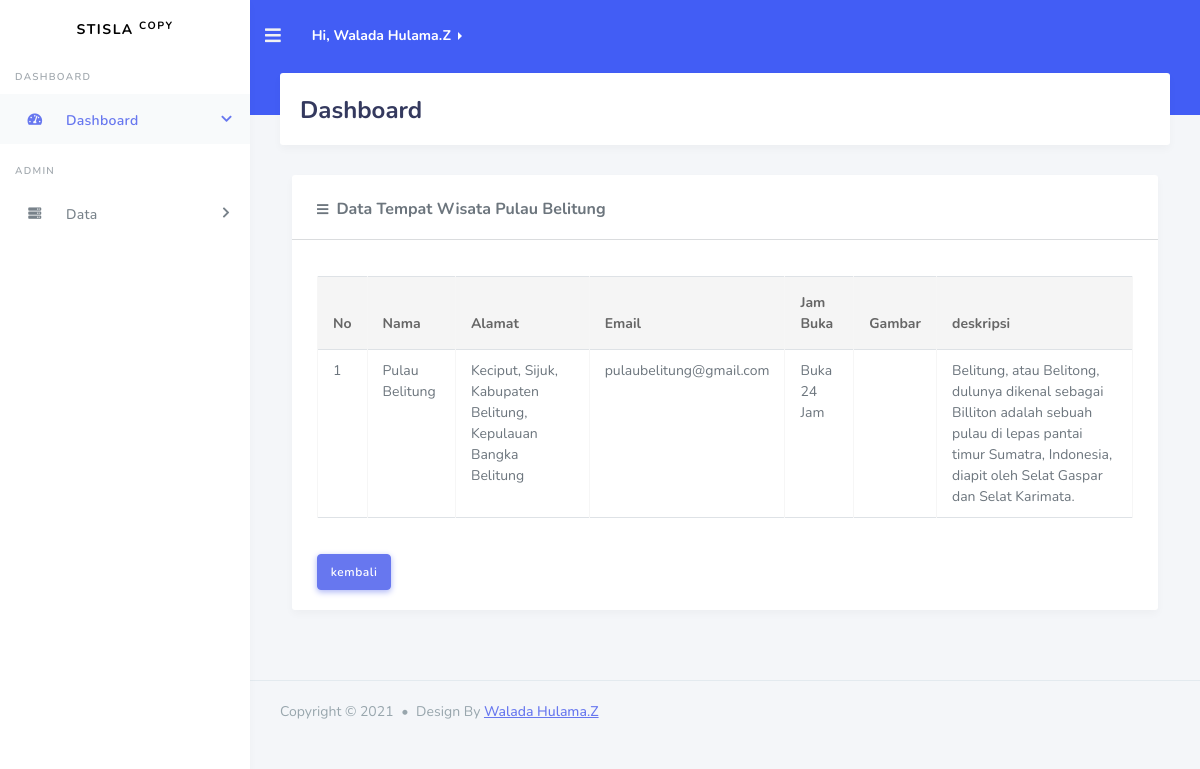
/admin/detail.php?id=9, run on the app's committed database.
### tables this page shows
CREATE TABLE `wisata` (
  `id` int(11) NOT NULL,
  `nama` varchar(225) NOT NULL,
  `alamat` longtext NOT NULL,
  `email` varchar(225) NOT NULL,
  `jam_buka` varchar(225) NOT NULL,
  `img` varchar(225) NOT NULL,
  `deskripsi` longtext NOT NULL
);

### koneksi.php (called while the page is built)
<?php
$server = "localhost";
$user = "root";
$password = "";
$database  = "db_ujipraktek";
$conn = mysqli_connect($server, $user, $password, $database);
function query($query)
{
    global $conn;
    $result = mysqli_query($conn, $query);
    $data = [];
    while ($isi = mysqli_fetch_assoc($result)) {
        $data[] = $isi;
    }
    return $data;
}
?>

### admin/detail.php (the view, shortened to what this page needs)
<?php
require '../koneksi.php';
$id = $_GET['id'];
$wisata = query("SELECT * FROM wisata WHERE id = $id")[0];
?>
<!DOCTYPE html>
<html lang="en">
<head>
  <link href="https://cdn.jsdelivr.net/npm/bootstrap@5.0.0-beta3/dist/css/bootstrap.min.css" rel="stylesheet">
  <link rel="stylesheet" href="https://use.fontawesome.com/releases/v5.7.2/css/all.css">
  <link href="https://cdn.jsdelivr.net/npm/bootstrap@5.0.0-beta2/dist/css/bootstrap.min.css" rel="stylesheet">
  <link rel="stylesheet" href="../template/summernote/dist/summernote-bs4.css">
  <link rel="stylesheet" href="../template/css/style.css">
  <link rel="stylesheet" href="../template/css/components.css">
</head>
<body>
  <div id="app">
    <div class="main-wrapper">
      <div class="navbar-bg"></div>
      <nav class="navbar navbar-expand-lg main-navbar">
        <form class="form-inline">
          <ul class="navbar-nav me-3">
            <li><a href="#" data-toggle="sidebar" class="nav-link nav-link-lg"><i class="fas fa-bars"></i></a></li>
          </ul>
        </form>
        <div class="dropdown dropend">
          <a style="text-decoration: none; font-size: 14px;" class=" fw-bold dropdown-toggle text-white" type="button" id="dropdownMenu2" data-bs-toggle="dropdown" aria-expanded="false">
            Hi, Walada Hulama.Z
          </a>
        </div>
      </nav>
      <div class="main-sidebar">
        <aside id="sidebar-wrapper">
          <div class="sidebar-brand">
            <a href="index.html">Stisla <sup>Copy</sup></a>
          </div>
          <ul class="sidebar-menu">
              <li class="menu-header">Dashboard</li>
              <li class="nav-item dropdown active">
                <a href="#" class="nav-link has-dropdown"><i class="fas fa-tachometer-alt"></i><span>Dashboard</span></a>
              </li>
              <li class="menu-header">Admin</li>
              <li class="nav-item dropdown">
                <a href="#" class="nav-link has-dropdown" data-toggle="dropdown"><i class="fas fa-server"></i><span>Data</span></a>
              </li>
        </aside>
      </div>
      <div class="main-content">
        <section class="section">
          <div class="section-header">
            <h1>Dashboard</h1>
          </div>
          <div class="container-fluid">
            <div class="card">
                <div class="card-body">
                  <h6 class="card-title"><i class="fas fa-bars me-2 mt-2"></i>Data Tempat Wisata <?= $wisata['nama'] ?></h6>
                </div><hr style="margin-top: -8px;">
                <div class="card-body">
                  <div class="table-responsive">
                    <table class="table table-bordered table-md table-hover">
                      <thead>
                        <tr>
                          <th>No</th>
                          <th>Nama</th>
                          <th>Alamat</th>
                          <th>Email</th>
                          <th>Jam Buka</th>
                          <th>Gambar</th>
                          <th>deskripsi</th>
                        </tr>
                      </thead>
                      <tbody>
                        <tr>
                          <td><?= 1 ?></td>
                          <td><?= $wisata['nama'] ?></td>
                          <td><?= $wisata['alamat'] ?></td>
                          <td><?= $wisata['email'] ?></td>
                          <td><?= $wisata['jam_buka'] ?></td>
                          <td><img src="<?= $wisata['img'] ?>" width="100px" alt=""></td>
                          <td><?= $wisata['deskripsi'] ?></td>
                      </tr>
                      </tbody>
                    </table>
                  </div>
                </div>
                <div class="card-body" style="margin-top: -20px;">
                    <a href="index.php" class="btn btn-primary">kembali</a>
                </div>
              </div>
          </div>
        </section>
      </div>
      <footer class="main-footer">
        <div class="footer-left">
          Copyright &copy; 2021 <div class="bullet"></div> Design By <a href="https://github.com/waladahlmzaqi">Walada Hulama.Z</a>
        </div>
      </footer>
    </div>
  </div>
</body>
</html>

### data on the page
wisata: nama "Pulau Belitung", alamat "Keciput, Sijuk, Kabupaten Belitung, Kepulauan Bangka Belitung", email "pulaubelitung@gmail.com", jam_buka "Buka 24 Jam", deskripsi "Belitung, atau Belitong, dulunya dikenal sebagai Billiton adalah sebuah pulau di lepas pantai timur Sumatra, Indonesia, diapit oleh Selat Gaspar dan Selat Karimata."
